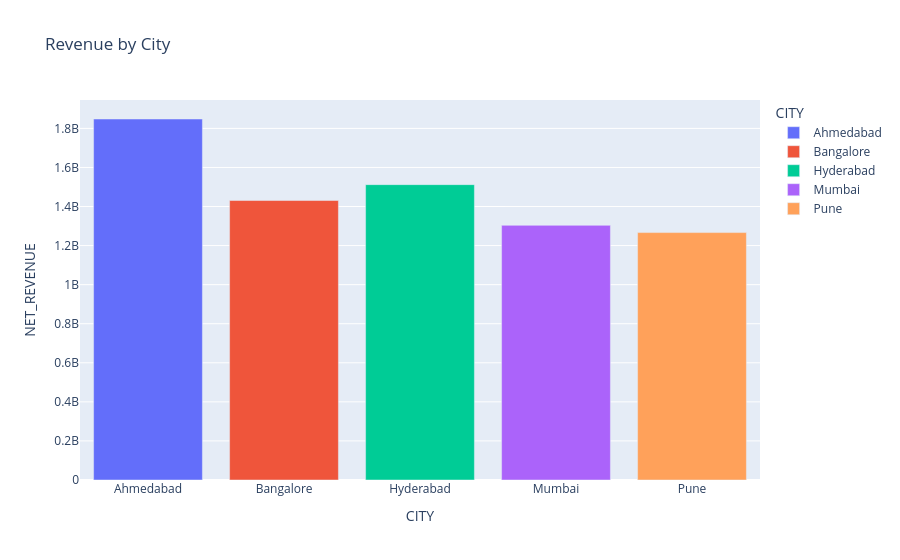

The notebook cell saved with this chart:
### Code cell
import plotly.express as px

fig = px.bar(
    city_summary,
    x="CITY",
    y="NET_REVENUE",
    color="CITY",
    title="Revenue by City"
)

fig.show()

### Figure 1 — Plotly figure (JSON) as saved in the notebook; plotly's stock layout.template omitted (floating-point values rounded to 4 significant figures)
{"data": [{"hovertemplate": "CITY=%{x}<br>NET_REVENUE=%{y}<extra></extra>", "legendgroup": "Ahmedabad", "marker": {"color": "#636efa", "pattern": {"shape": ""}}, "name": "Ahmedabad", "orientation": "v", "showlegend": true, "textposition": "auto", "type": "bar", "x": ["Ahmedabad"], "xaxis": "x", "y": [1848000000.0], "yaxis": "y"}, {"hovertemplate": "CITY=%{x}<br>NET_REVENUE=%{y}<extra></extra>", "legendgroup": "Bangalore", "marker": {"color": "#EF553B", "pattern": {"shape": ""}}, "name": "Bangalore", "orientation": "v", "showlegend": true, "textposition": "auto", "type": "bar", "x": ["Bangalore"], "xaxis": "x", "y": [1431000000.0], "yaxis": "y"}, {"hovertemplate": "CITY=%{x}<br>NET_REVENUE=%{y}<extra></extra>", "legendgroup": "Hyderabad", "marker": {"color": "#00cc96", "pattern": {"shape": ""}}, "name": "Hyderabad", "orientation": "v", "showlegend": true, "textposition": "auto", "type": "bar", "x": ["Hyderabad"], "xaxis": "x", "y": [1512000000.0], "yaxis": "y"}, {"hovertemplate": "CITY=%{x}<br>NET_REVENUE=%{y}<extra></extra>", "legendgroup": "Mumbai", "marker": {"color": "#ab63fa", "pattern": {"shape": ""}}, "name": "Mumbai", "orientation": "v", "showlegend": true, "textposition": "auto", "type": "bar", "x": ["Mumbai"], "xaxis": "x", "y": [1304000000.0], "yaxis": "y"}, {"hovertemplate": "CITY=%{x}<br>NET_REVENUE=%{y}<extra></extra>", "legendgroup": "Pune", "marker": {"color": "#FFA15A", "pattern": {"shape": ""}}, "name": "Pune", "orientation": "v", "showlegend": true, "textposition": "auto", "type": "bar", "x": ["Pune"], "xaxis": "x", "y": [1267000000.0], "yaxis": "y"}], "layout": {"barmode": "relative", "legend": {"title": {"text": "CITY"}, "tracegroupgap": 0}, "title": {"text": "Revenue by City"}, "xaxis": {"anchor": "y", "categoryarray": ["Ahmedabad", "Bangalore", "Hyderabad", "Mumbai", "Pune"], "categoryorder": "array", "domain": [0, 1], "title": {"text": "CITY"}}, "yaxis": {"anchor": "x", "domain": [0, 1], "title": {"text": "NET_REVENUE"}}}}
